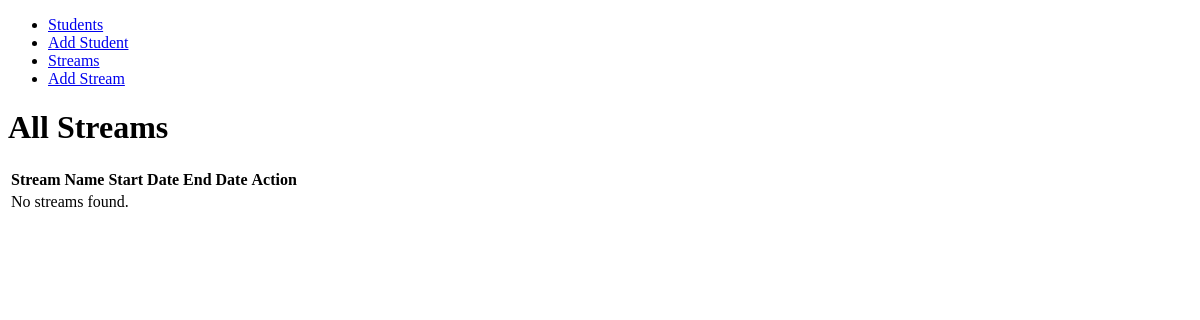
Page /stream on the earlier database version.
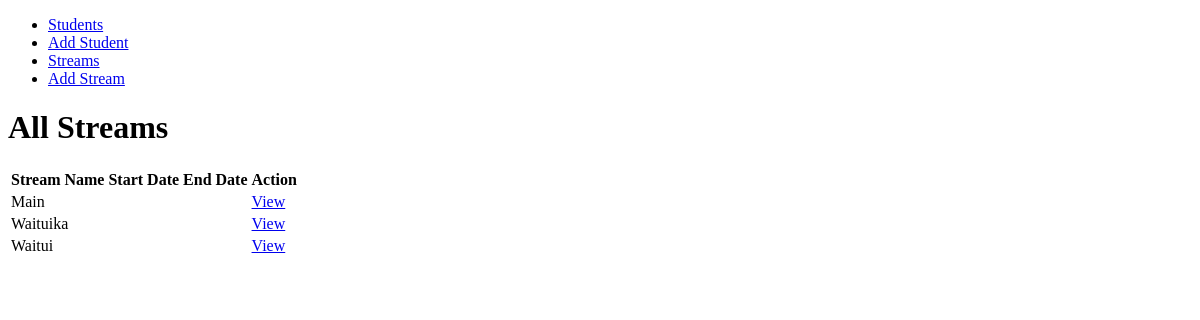
Same page on the later database version.
### stream/models.py (models this page shows, shortened)
class Stream(models.Model):
    name = models.CharField(max_length=255)
    students = models.ManyToManyField('students.Student', related_name='streams',)
    slug = models.SlugField(unique=True)

### stream/views.py (the view)
# urls.py: path('stream', views.StreamListView.as_view(), name='stream_list'),
class StreamListView(ListView):
    model = Stream
    template_name = 'stream/stream_list.html'
    context_object_name = 'streams'

### templates/stream/stream_list.html
{% extends 'base.html' %}
{% block content %}
  <h1>All Streams</h1>
  <table>
    <thead>
      <tr>
        <th>Stream Name</th>
        <th>Start Date</th>
        <th>End Date</th>
        <th>Action</th>
      </tr>
    </thead>
    <tbody>
      {% for stream in streams %}
        <tr>
          <td>{{ stream.name }}</td>
          <td>{{ stream.start_date }}</td>
          <td>{{ stream.end_date }}</td>
          <td>
            <a href="{% url 'stream_detail' stream.slug %}">View</a>
          </td>
        </tr>
      {% empty %}
        <tr>
          <td colspan="4">No streams found.</td>
        </tr>
      {% endfor %}
    </tbody>
  </table>
{% endblock %}

### templates/base.html (shortened to what this page needs)
<!DOCTYPE html>
<html lang="en">
<head>
</head>
<body>
<nav>
    <ul>
        <li><a href="{% url 'student_list' %}">Students</a></li>
        <li><a href="{% url 'register_student' %}">Add Student</a></li>
        <li><a href="{% url 'stream_list' %}">Streams</a></li>
        <li><a href="{% url 'stream_create' %}">Add Stream</a></li>
    </ul>
</nav>
<main>
    {% block content %}{% endblock %}
</main>
</body>
</html>

Differences in the rows shown:
added Stream: name "Main"
added Stream: name "Waituika"
added Stream: name "Waitui"
Other differences:
text no longer shown: "No streams found."
